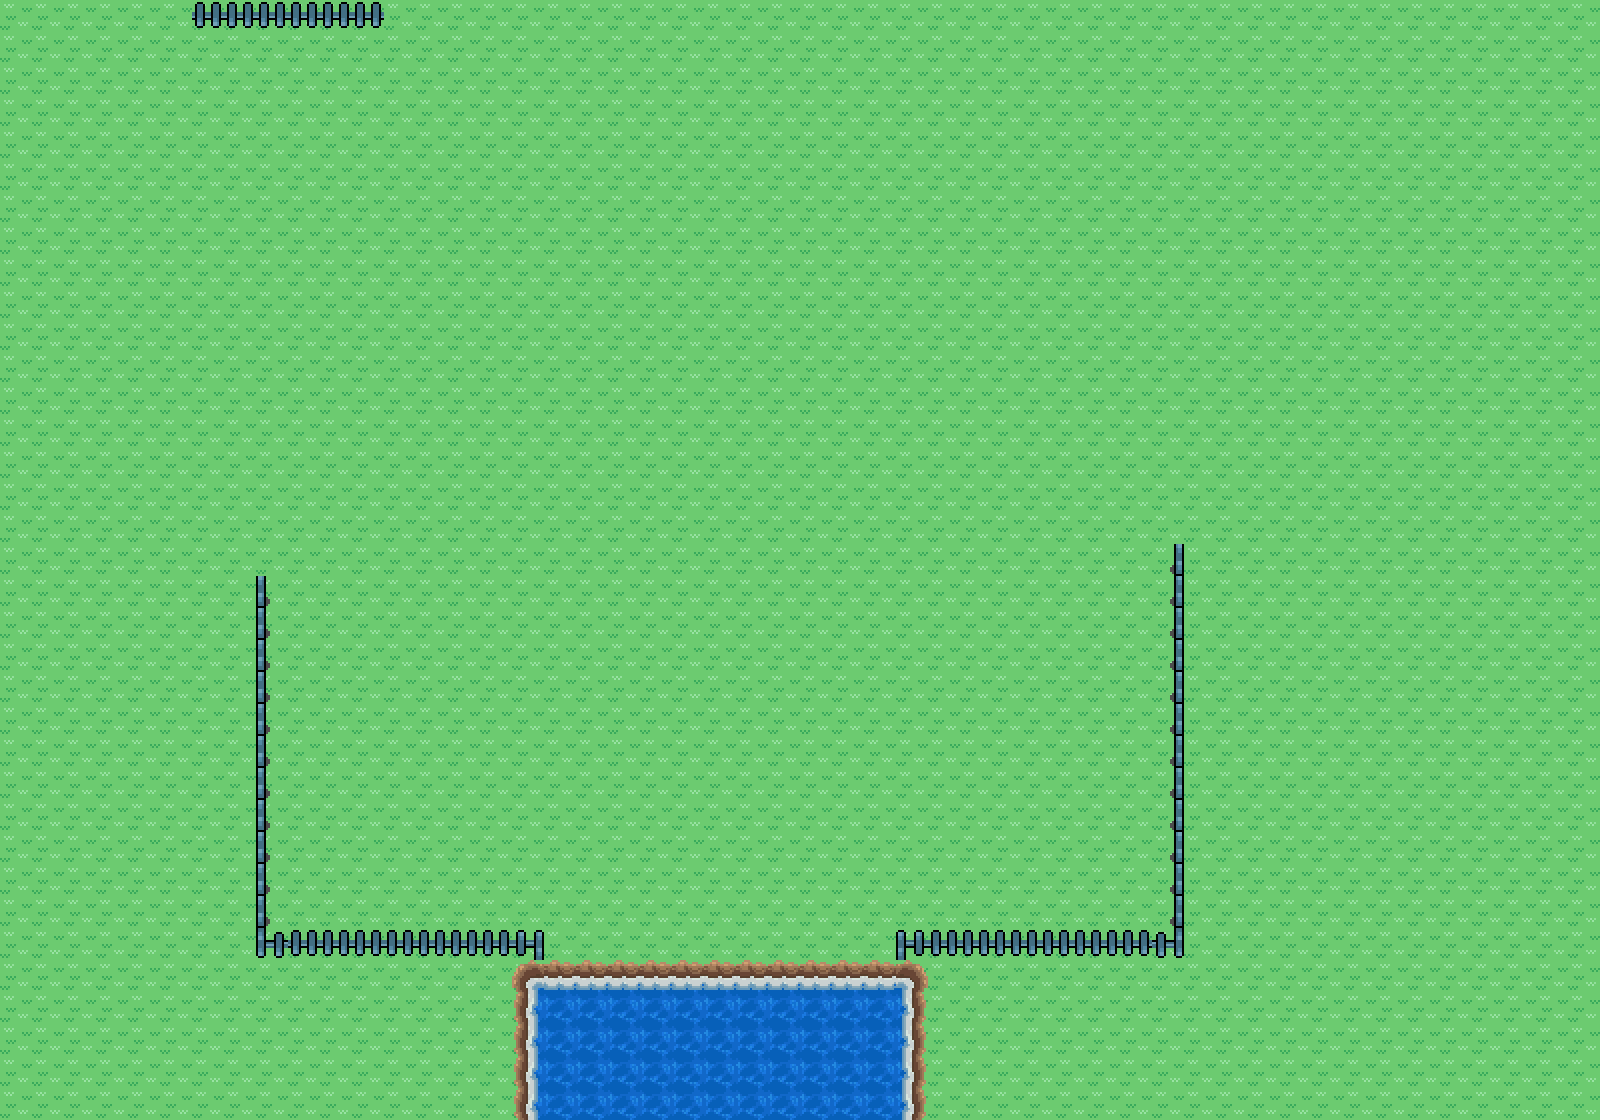

Below is a game level as drawn by its tile map, then a one-line description and the .tmx that defines it (tile-layer data replaced by summaries):
An orthogonal 50x35 tile map with 32x32 px tiles, 2 tile layers (Grass 1, Fence 2).

<map version="1.0" orientation="orthogonal" width="50" height="35" tilewidth="32" tileheight="32">
 <tileset firstgid="1" name="Route1TileSheet" tilewidth="32" tileheight="32">
  <image source="Route1TileSheet.png" width="320" height="960" />
 </tileset>
 <layer name="Grass 1" width="50" height="35">
  <data>[1750 cells, 1750 non-empty, 1 distinct tile ids]</data>
 </layer>
 <layer name="Fence 2" width="50" height="35">
  <data>[1750 cells, 114 non-empty, 10 distinct tile ids]</data>
 </layer>
</map>